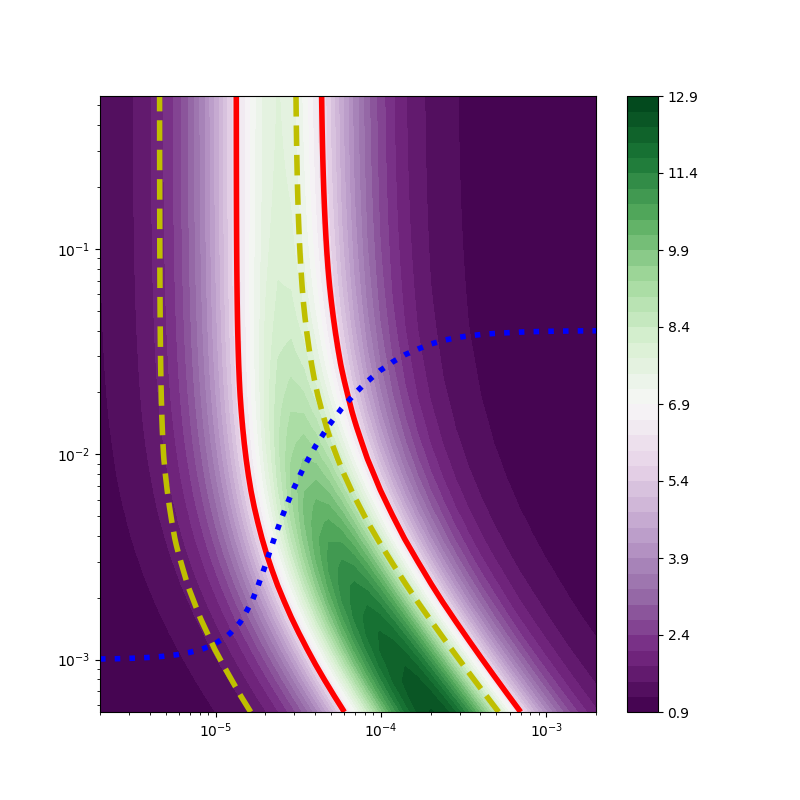

Python code for this plot:
import ccasrmoedl as cc
import numpy as np
import matplotlib.pyplot as plt
import multiprocessing as mp
import responsetime as RG
import shiftfromgreen as GR
import CcaSR_Modeling as cSRM
from matplotlib import cm


def mergework(list):
    acc =40
    krseq = np.logspace(0, 3, acc) / 500000
    Stotseq = np.logspace(0, 3, acc) / 1800
    parmax = np.array([[[Stot, krseq] for krseq in krseq] for Stot in Stotseq])
    KSCom_Kr = parmax[:, :, 1].reshape(acc * acc)
    KSCom_Stot = parmax[:, :, 0].reshape(acc * acc)
    res_fc, res_red, res_green = cSRM.ccasrFC_Com(KSCom_Stot[list], KSCom_Kr[list])
    res_RtoG = RG.respon_time(KSCom_Kr[list], KSCom_Stot[list])
    res_GtoR = GR.shiftfromgreen(KSCom_Kr[list], KSCom_Stot[list])
    return  res_fc, res_RtoG, res_GtoR

acc =40
inputs = list(range(acc * acc))
pro_pool = mp.Pool(processes=14)
pro_pool_output = pro_pool.map(mergework, inputs)
pro_pool.close()
pro_pool.join()
pro_pool_output= np.array(pro_pool_output) #

## merge contour fig
krseq = np.logspace(0, 3, acc) / 500000
Stotseq = np.logspace(0, 3, acc) / 1800
parmax = np.array([[[Stot, krseq] for krseq in krseq] for Stot in Stotseq])
plt.figure(1,figsize=(8,8))
fig_fc = plt.contour(parmax[:,:,1], parmax[:,:,0], pro_pool_output[:, 0].reshape(acc,acc), 6.00, linewidths=4, linestyles='solid', colors='r')
fig_rg = plt.contour(parmax[:,:,1], parmax[:,:,0], pro_pool_output[:, 1].reshape(acc,acc), 0.2710, linewidths=4, linestyles='dashed', colors='y')
fig_gr = plt.contour(parmax[:,:,1], parmax[:,:,0], pro_pool_output[:, 2].reshape(acc,acc), 0.2778, linewidths=4, linestyles='dotted', colors='b')
background = plt.contourf(parmax[:,:,1], parmax[:,:,0], pro_pool_output[:, 0].reshape(acc,acc), acc, cmap=cm.PRGn)
plt.colorbar(background)
plt.xscale('log')
plt.yscale('log')
plt.savefig('Merge.png')
